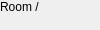
<?xml version="1.0" encoding="UTF-8"?>
<ui version="4.0">

<class>widget</class>
 <widget class="QWidget" name="widget">
 <widget class="QLabel" name="lblmap">
   <property name="text">
    <string>Room /</string>
   </property>
  </widget>
</widget>
</ui>
